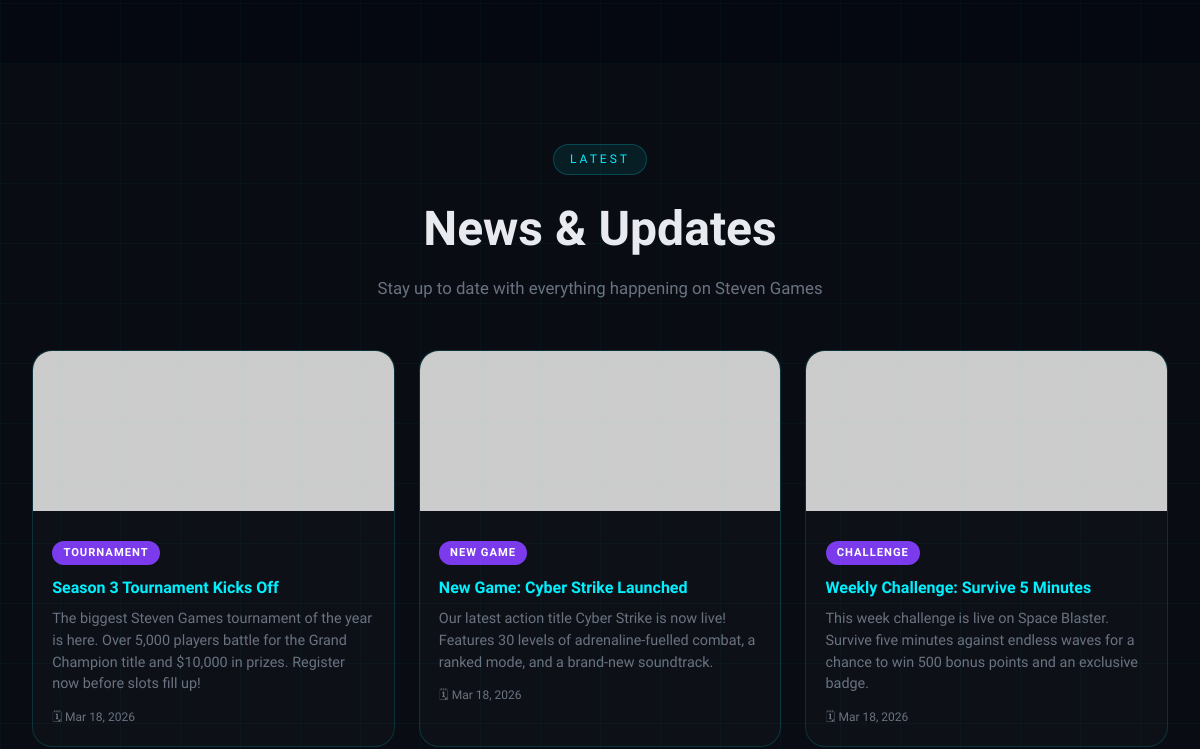
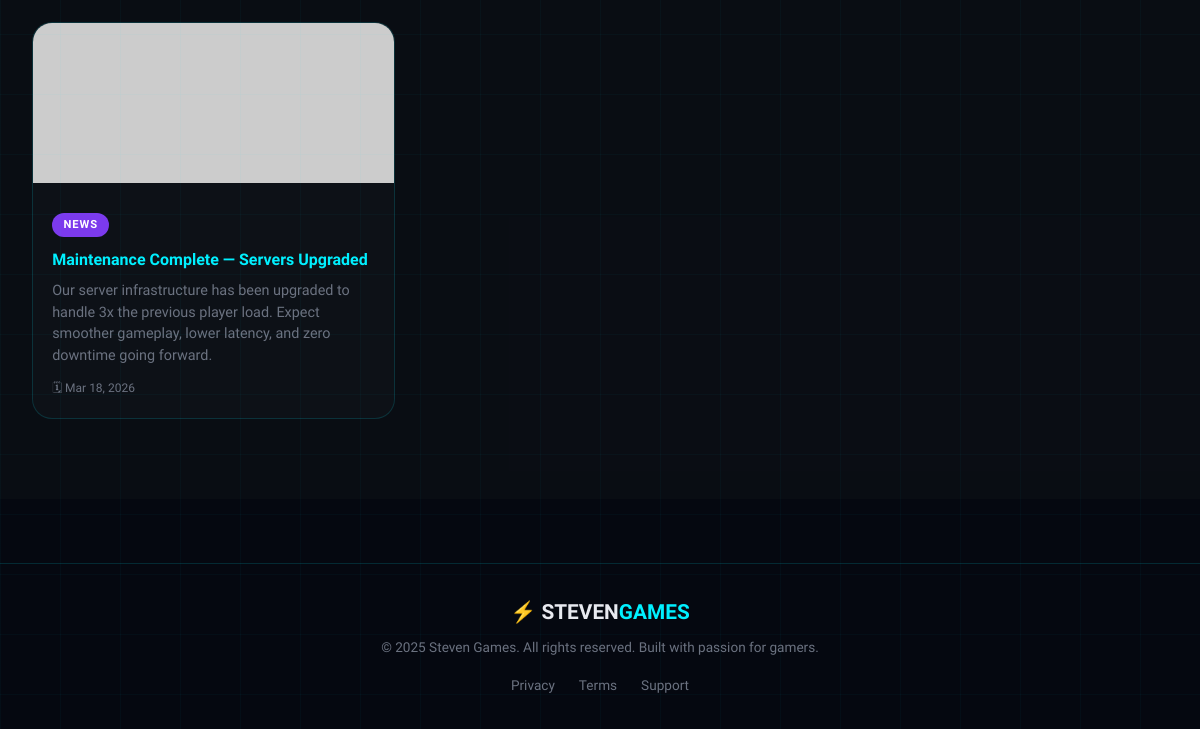
Before: / (lower part) with the older database file (2 pictures, top to bottom).
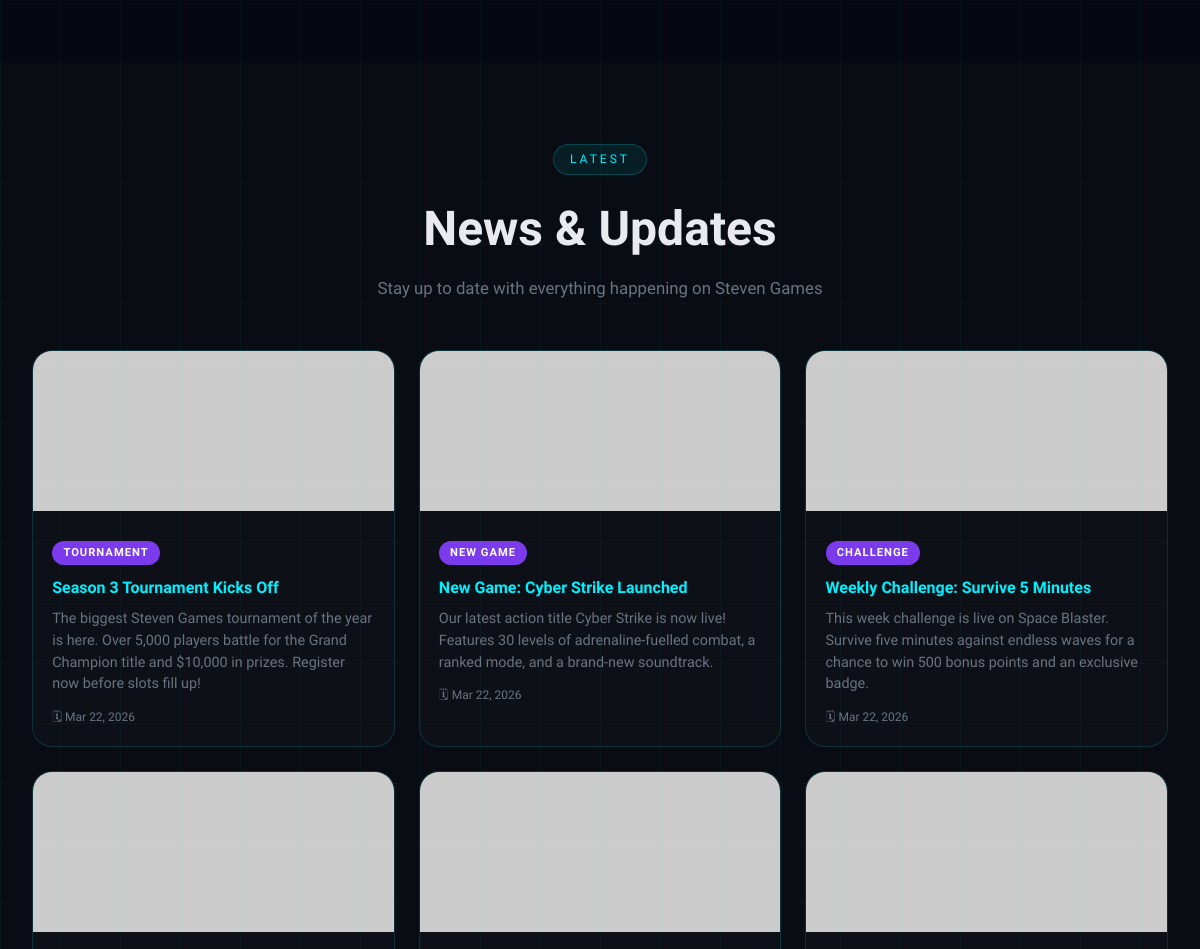
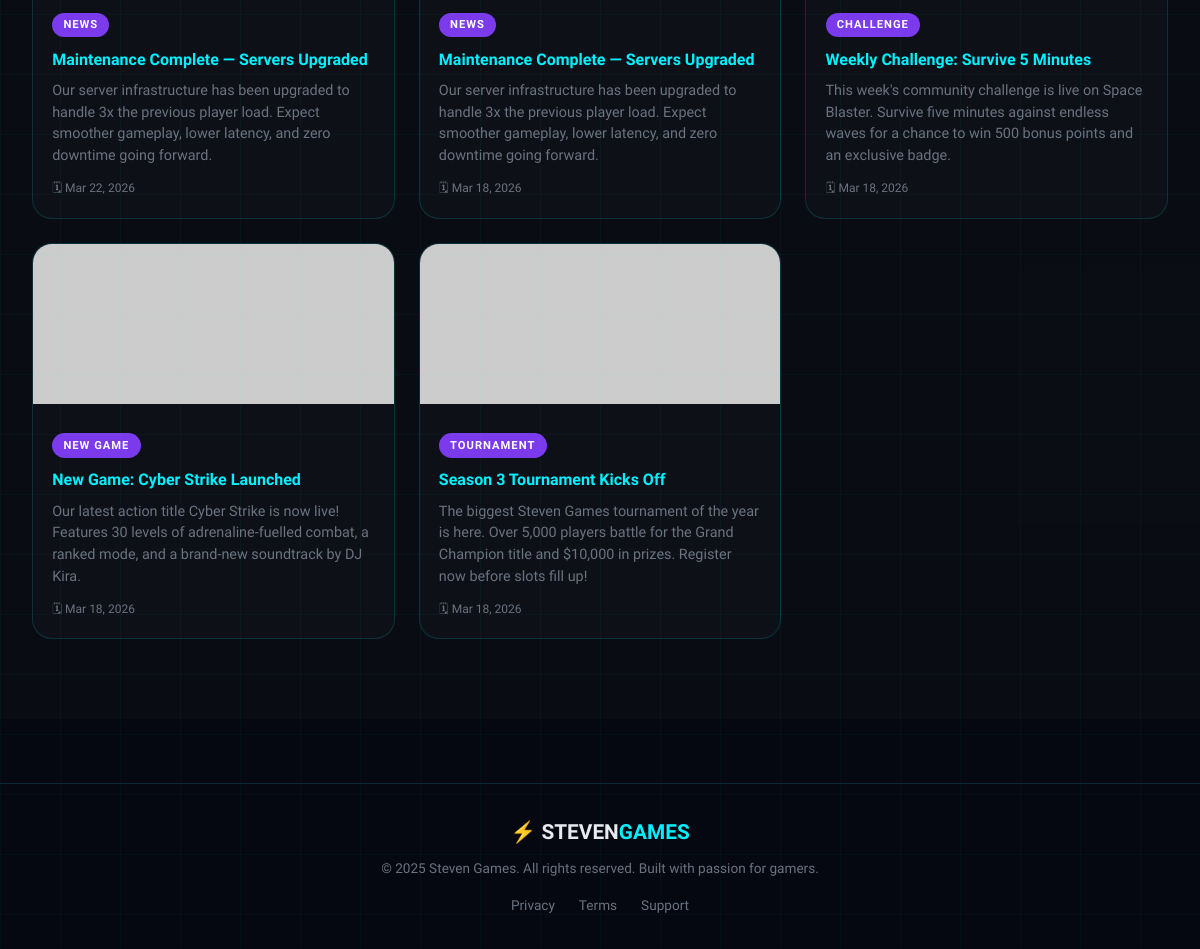
After: the same page with the newer database file (2 pictures, top to bottom).
### tables this page shows
CREATE TABLE `tbl_content` (
  `id` int(11) NOT NULL,
  `title` varchar(150) NOT NULL,
  `description` text NOT NULL,
  `image_url` varchar(300) NOT NULL DEFAULT 'https://placehold.co/400x220/0d1117/00f0ff?text=StevenGames',
  `category` varchar(60) NOT NULL DEFAULT 'News',
  `status` enum('published','draft') NOT NULL DEFAULT 'published',
  `created_at` datetime NOT NULL DEFAULT current_timestamp()
);

### index.php (the view, shortened to what this page needs)
<?php
$db        = getDB();
$content_result = $db->query("SELECT * FROM tbl_content WHERE status = 'published' ORDER BY created_at DESC");
?>
<!DOCTYPE html>
<html lang="en">
<head>
  <link rel="stylesheet" href="css/style.css">
</head>
<body>
<div class="bg-grid"></div>
<div class="particles" id="particles"></div>
<section class="leaderboard-section" id="leaderboard">
</section>
<section id="news" style="background:rgba(13,17,23,.6);padding:5rem 0">
  <div class="content-section" style="padding:0 2rem">
    <div class="section-header">
      <span class="section-tag">LATEST</span>
      <h2>News &amp; Updates</h2>
      <p>Stay up to date with everything happening on Steven Games</p>
    </div>
    <?php if ($content_result && $content_result->num_rows > 0): ?>
      <div class="content-grid">
        <?php while ($item = $content_result->fetch_assoc()): ?>
        <div class="content-card">
          <img src="<?= htmlspecialchars($item['image_url']) ?>"
               alt="<?= htmlspecialchars($item['title']) ?>"
               onerror="this.src='https://placehold.co/400x160/0d1117/00f0ff?text=No+Image'">
          <div class="content-card-body">
            <span class="content-cat"><?= htmlspecialchars($item['category']) ?></span>
            <h3><?= htmlspecialchars($item['title']) ?></h3>
            <p><?= htmlspecialchars($item['description']) ?></p>
            <div class="content-date">
              🗓 <?= date('M j, Y', strtotime($item['created_at'])) ?>
            </div>
          </div>
        </div>
        <?php endwhile; ?>
      </div>
    <?php endif; ?>
  </div>
</section>
<footer class="footer">
  <div class="footer-inner">
    <div class="footer-logo">⚡ STEVEN<span>GAMES</span></div>
    <p>© 2025 Steven Games. All rights reserved. Built with passion for gamers.</p>
    <div class="footer-links">
      <a href="#">Privacy</a><a href="#">Terms</a><a href="#">Support</a>
    </div>
  </div>
</footer>
</body>
</html>

Changed rows visible on the page:
added tbl_content: category "TOURNAMENT", title "Season 3 Tournament Kicks Off", description "The biggest Steven Games tournament of the year is here. Over 5,000 players battle for the Grand Champion title and $10,000 in prizes. Register now before slots fill up!", created_at "Mar 22, 2026"
added tbl_content: category "NEW GAME", title "New Game: Cyber Strike Launched", description "Our latest action title Cyber Strike is now live! Features 30 levels of adrenaline-fuelled combat, a ranked mode, and a brand-new soundtrack.", created_at "Mar 22, 2026"
added tbl_content: category "CHALLENGE", title "Weekly Challenge: Survive 5 Minutes", description "This week challenge is live on Space Blaster. Survive five minutes against endless waves for a chance to win 500 bonus points and an exclusive badge.", created_at "Mar 22, 2026"
added tbl_content: category "NEWS", title "Maintenance Complete — Servers Upgraded", description "Our server infrastructure has been upgraded to handle 3x the previous player load. Expect smoother gameplay, lower latency, and zero downtime going forward.", created_at "Mar 22, 2026"
changed tbl_content (number 5 of 8 on the later page): moves up the list
changed tbl_content: description "This week challenge is live on Space Blaster. Survive five minutes against endless waves for a chance to win 500 bonus points and an exclusive badge." → "This week's community challenge is live on…"; moves up the list
changed tbl_content: description "Our latest action title Cyber Strike is now live! Features 30 levels of adrenaline-fuelled combat, a ranked mode, and a brand-new soundtrack." → "Our latest action title Cyber Strike is now live! Features 30 levels of adrenaline-fuelled combat, a ranked mode, and a brand-new soundtrack by DJ Kira."; moves down the list
